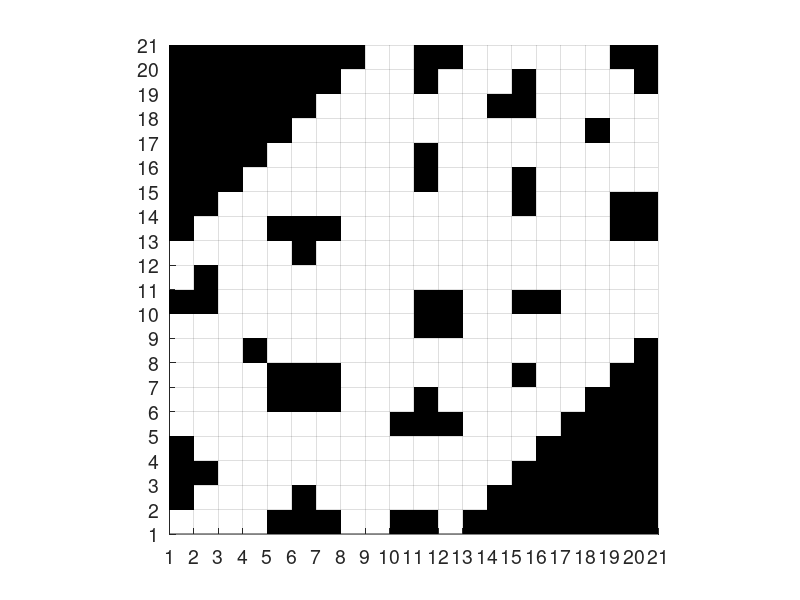

Write the MATLAB code that produced this figure. (Note: this script raises an error after producing the figure.)
clc;
clear;
close all;
%% -------------------- 1) Map --------------------
gridMap = [
     1 1 1 1 1 1 1 1 0 0 1 1 0 0 0 0 0 0 1 1;
     1 1 1 1 1 1 1 0 0 0 1 0 0 0 1 0 0 0 0 1;
     1 1 1 1 1 1 0 0 0 0 0 0 0 1 1 0 0 0 0 0;
     1 1 1 1 1 0 0 0 0 0 0 0 0 0 0 0 0 1 0 0;
     1 1 1 1 0 0 0 0 0 0 1 0 0 0 0 0 0 0 0 0;
     1 1 1 0 0 0 0 0 0 0 1 0 0 0 1 0 0 0 0 0;
     1 1 0 0 0 0 0 0 0 0 0 0 0 0 1 0 0 0 1 1;
     1 0 0 0 1 1 1 0 0 0 0 0 0 0 0 0 0 0 1 1;
     0 0 0 0 0 1 0 0 0 0 0 0 0 0 0 0 0 0 0 0;
     0 1 0 0 0 0 0 0 0 0 0 0 0 0 0 0 0 0 0 0;
     1 1 0 0 0 0 0 0 0 0 1 1 0 0 1 1 0 0 0 0;
     0 0 0 0 0 0 0 0 0 0 1 1 0 0 0 0 0 0 0 0;
     0 0 0 1 0 0 0 0 0 0 0 0 0 0 0 0 0 0 0 1;
     0 0 0 0 1 1 1 0 0 0 0 0 0 0 1 0 0 0 1 1;
     0 0 0 0 1 1 1 0 0 0 1 0 0 0 0 0 0 1 1 1;
     0 0 0 0 0 0 0 0 0 1 1 1 0 0 0 0 1 1 1 1;
     1 0 0 0 0 0 0 0 0 0 0 0 0 0 0 1 1 1 1 1;
     1 1 0 0 0 0 0 0 0 0 0 0 0 0 1 1 1 1 1 1;
     1 0 0 0 0 1 0 0 0 0 0 0 0 1 1 1 1 1 1 1;
     0 0 0 0 1 1 1 0 0 1 1 0 1 1 1 1 1 1 1 1
];


% Rotate the map so matrix indexing matches the displayed grid.
gridMap = rot90(gridMap, 3);            % Rotated map used by all following operations.
MaxRow = size(gridMap, 1);              % Maximum x/grid-row index after rotation.
MaxCol = size(gridMap, 2);              % Maximum y/grid-column index after rotation.
%% -------------------- 2) Plot map --------------------
mainFigure = figure('Color','w'); hold on; axis equal;
axis([1 MaxRow+1, 1 MaxCol+1]);
set(gca, ...
    'XTick', 1:1:MaxRow+1, ...
    'YTick', 1:1:MaxCol+1, ...
    'XGrid', 'on', ...
    'YGrid', 'on', ...
    'GridLineStyle', '-', ...
    'XTickLabelRotation', 0, ...
    'FontSize', 14);

% Draw static obstacles.
[obs_static_rows, obs_static_cols] = find(gridMap == 1);
for k = 1:length(obs_static_rows)
    fill([obs_static_rows(k), obs_static_rows(k)+1, obs_static_rows(k)+1, obs_static_rows(k)], ...
         [obs_static_cols(k), obs_static_cols(k), obs_static_cols(k)+1, obs_static_cols(k)+1], 'k', 'EdgeColor', 'none');
end
obs_Static = [obs_static_rows, obs_static_cols]; 
%% -------------------- 3) Pick points --------------------
goal = pickPointOnGrid('Left-click to select the goal point (Goal)', MaxRow, MaxCol);
plot(goal(1)+.5, goal(2)+.5, 'go', 'LineWidth', 2, 'MarkerSize', 8);
text(goal(1)+0.7, goal(2)+0.7, 'End', ...
    'FontSize', 12, 'FontWeight', 'bold');

start = pickPointOnGrid('Left-click to select the start point (Start)', MaxRow, MaxCol);
plot(start(1)+.5, start(2)+.5, 'b^', 'LineWidth', 2, 'MarkerSize', 8);
text(start(1)+0.9, start(2)+0.3, 'Start', ...
    'FontSize', 12, 'FontWeight', 'bold');

% simple check
if isObstacle(start, gridMap) || isObstacle(goal, gridMap)
    errordlg('Start or goal is on an obstacle. Please rerun and select free cells.');
    return;
end
%% -------------------- 4) Run A* --------------------
% diagRule:
% 0 = allow diagonal corner cutting.
% 1 = strict anti-corner-cutting rule.
% 2 = relaxed anti-corner-cutting rule.

diagRule = 1;
%[Path, distanceX, OPEN_num, ~, run_time] = Astar_Conventional8(gridMap, start, goal, diagRule);
[Path, distanceX, OPEN_num, ~, run_time] = IAstar_FiveDir_Fallback_Fast(gridMap, start, goal, diagRule);
%% -------------------- 5) Draw path --------------------
if isempty(Path)
    title(sprintf('No path | OPEN: %d | %.2f ms', OPEN_num, run_time), 'FontSize', 12);
    return;
end

plot(Path(:,1)+.5, Path(:,2)+.5, 'b:', 'LineWidth', 2);
% Optional black dashed reference path.
%plot(Path(:,1)+.5, Path(:,2)+.5, 'k--', 'LineWidth', 1.5);
fprintf('Length: %.2f | OPEN nodes: %d | Time: %.2f ms | diagRule=%d\n', ...
    distanceX, OPEN_num, run_time, diagRule);
%% -------------------- 6) Moving Obstacle Setup --------------------
% Select the start and goal of the moving obstacle.
moveObs_Start = pickPointOnGrid('Select the moving obstacle start point (Moving Obs Start)', MaxRow, MaxCol);
plot(moveObs_Start(1)+0.5, moveObs_Start(2)+0.5, 'k^', 'MarkerSize', 10, 'LineWidth', 2);
%text(moveObs_Start(1)+0.7, moveObs_Start(2)+0.7, 'moveObs Start');

moveObs_Goal = pickPointOnGrid('Select the moving obstacle goal point (Moving Obs Goal)', MaxRow, MaxCol);
plot(moveObs_Goal(1)+0.5, moveObs_Goal(2)+0.5, 'ko', 'MarkerSize', 10, 'LineWidth', 2);
%text(moveObs_Goal(1)+0.7, moveObs_Goal(2)+0.7, 'moveObs Goal');

% Plan the path of the moving obstacle using conventional A*.
[path_MoveObs, ~, ~, ~, ~] = IAstar_FiveDir_Fallback_Fast(gridMap, moveObs_Start, moveObs_Goal, diagRule);

if ~isempty(path_MoveObs)
    % Generate an interpolated trajectory for the moving obstacle.
    % v_obsmove is the moving distance per simulation step.
    % For dt = 0.1 s, v_obsmove = 0.05 corresponds to 0.5 m/s.
    v_obsmove = 0.05; 
    
    % The generated trajectory is an N-by-2 list of dense trajectory points.
    moveobs_trajectory = Line_obsMove(path_MoveObs, v_obsmove);
    
    % Draw the moving obstacle trajectory.
    plot(moveobs_trajectory(:,1)+0.5, moveobs_trajectory(:,2)+0.5, 'r-', 'LineWidth', 1);
    disp('Moving obstacle path generated.');
else
    moveobs_trajectory = [];
    disp('Moving obstacle cannot reach the target point.');
end
%% -------------------- 7) Unknown Static Obstacles Setup --------------------
% Set unknown static obstacles for local DWA avoidance.
% These obstacles are not included in GridMap and are unknown to A*.
uiwait(msgbox('Left-click to add unknown obstacles; right-click to finish.', 'Add unknown obstacles'), 2);
Obs_Unknown = []; % Unknown obstacle coordinates [x, y].
but = 1;
while but == 1
    [xval, yval, but] = ginput(1);
    if but == 1
        xval = floor(xval);
        yval = floor(yval);
        
        % Keep the selected point inside the map.
        if xval>=1 && xval<=MaxRow && yval>=1 && yval<=MaxCol
            % Draw a gray obstacle cell.
            fill([xval, xval+1, xval+1, xval], [yval, yval, yval+1, yval+1], ...
                 [0.5 0.5 0.5], 'EdgeColor', 'k'); 
            % Add it to the unknown obstacle list.
            Obs_Unknown = [Obs_Unknown; xval, yval]; 
        end
    end
end
disp(['Added ', num2str(size(Obs_Unknown, 1)), ' unknown obstacles.']);

% Create the legend only after all points and obstacles have been selected.
hLegendDynamicObs = plot(NaN, NaN, 's', ...
    'MarkerSize', 10, 'MarkerFaceColor', 'y', 'MarkerEdgeColor', 'k', ...
    'LineStyle', 'none');
hLegendUnknownObs = plot(NaN, NaN, 's', ...
    'MarkerSize', 10, 'MarkerFaceColor', [0.5 0.5 0.5], 'MarkerEdgeColor', 'k', ...
    'LineStyle', 'none');
hLegendLocalTarget = plot(NaN, NaN, 'r*', ...
    'MarkerSize', 10, 'LineWidth', 1.5, 'LineStyle', 'none');
hLegendMoveGoal = plot(NaN, NaN, 'ko', ...
    'MarkerSize', 10, 'LineWidth', 2, 'LineStyle', 'none');
hLegendMoveStart = plot(NaN, NaN, 'k^', ...
    'MarkerSize', 10, 'LineWidth', 2, 'LineStyle', 'none');

hLegend = legend([hLegendDynamicObs, hLegendUnknownObs, hLegendLocalTarget, ...
                  hLegendMoveGoal, hLegendMoveStart], ...
    {'Dynamic obstacle', 'Unknown static obstacle', 'Local target', ...
     'Moving-obstacle goal', 'Moving-obstacle start'}, ...
    'Location', 'northwest', 'FontSize', 13, 'Box', 'on');
set(hLegend, 'AutoUpdate', 'off');
drawnow;

% Pause here so the legend can be dragged before animation and recording.
hLegendPrompt = msgbox( ...
    'Drag the legend to the desired position, then click OK to start recording.', ...
    'Adjust legend position');
uiwait(hLegendPrompt);
figure(mainFigure);
drawnow;
%% -------------------- 8) DWA Setup --------------------
% Initialize DWA parameters.
global dt; 
dt = 0.1;
% Kinematic model: [max speed, max yaw rate, acceleration, yaw acceleration, speed resolution, yaw-rate resolution].
Kinematic=[1.0,toRadian(20.0),0.2,toRadian(50.0),0.01,toRadian(1)];  
% Evaluation parameters: [heading, distance, velocity, prediction time].
evalParam = [0.05, 0.2, 0.1, 3.0]; 

global GRIDMAP_FOR_LG;
GRIDMAP_FOR_LG = gridMap;
useLOS = true;   % false: IA* + Floyd + traditional DWA
                  % true : IA* + Floyd + LOS + traditional DWA

% Automatically record the DWA animation after all interactive selections.
recordVideo = true;
videoFile = fullfile(pwd, ...
    ['fusion_AstarDWA_recording_', datestr(now, 'yyyymmdd_HHMMSS'), '.mp4']);
videoWriter = [];
videoFigure = mainFigure;
if recordVideo
    videoWriter = VideoWriter(videoFile, 'MPEG-4');
    videoWriter.FrameRate = round(1 / dt);
    videoWriter.Quality = 95;
    open(videoWriter);
    setappdata(videoFigure, 'DWA_VideoWriter', videoWriter);
    fprintf('Video recording started: %s\n', videoFile);
end

try
    if useLOS
        clear DWA_Fusion_LOS_Traditional;
        Final_Path = DWA_Fusion_LOS(gridMap,obs_Static,Obs_Unknown,moveobs_trajectory,Path,start,goal,Kinematic,evalParam);
    else
        Final_Path = DWA_Fusion_noLOS(gridMap,obs_Static,Obs_Unknown,moveobs_trajectory,Path,start,goal,Kinematic,evalParam);
    end
catch ME
    if recordVideo
        if isgraphics(videoFigure) && isappdata(videoFigure, 'DWA_VideoWriter')
            rmappdata(videoFigure, 'DWA_VideoWriter');
        end
        try
            close(videoWriter);
        catch
        end
    end
    rethrow(ME);
end

if recordVideo
    if isgraphics(videoFigure) && isappdata(videoFigure, 'DWA_VideoWriter')
        rmappdata(videoFigure, 'DWA_VideoWriter');
    end
    close(videoWriter);
    fprintf('Video saved: %s\n', videoFile);
end
%% ==================== helper functions ====================
function p = pickPointOnGrid(promptStr, MaxRow, MaxCol)
    uiwait(msgbox(promptStr, 'Prompt'), 2);
    but = 0;
    while but ~= 1
        [xval, yval, but] = ginput(1);
    end
    xval = floor(xval);
    yval = floor(yval);

    % clamp to valid range
    xval = max(1, min(MaxRow, xval)); % x corresponds to the displayed row index.
    yval = max(1, min(MaxCol, yval)); % y corresponds to the displayed column index.
    p = [xval, yval];
end

function tf = isObstacle(p, gridMap)
    tf = (gridMap(p(1), p(2)) == 1);
end

function radian = toRadian(degree)    
    radian = degree/180*pi;  
end
  
